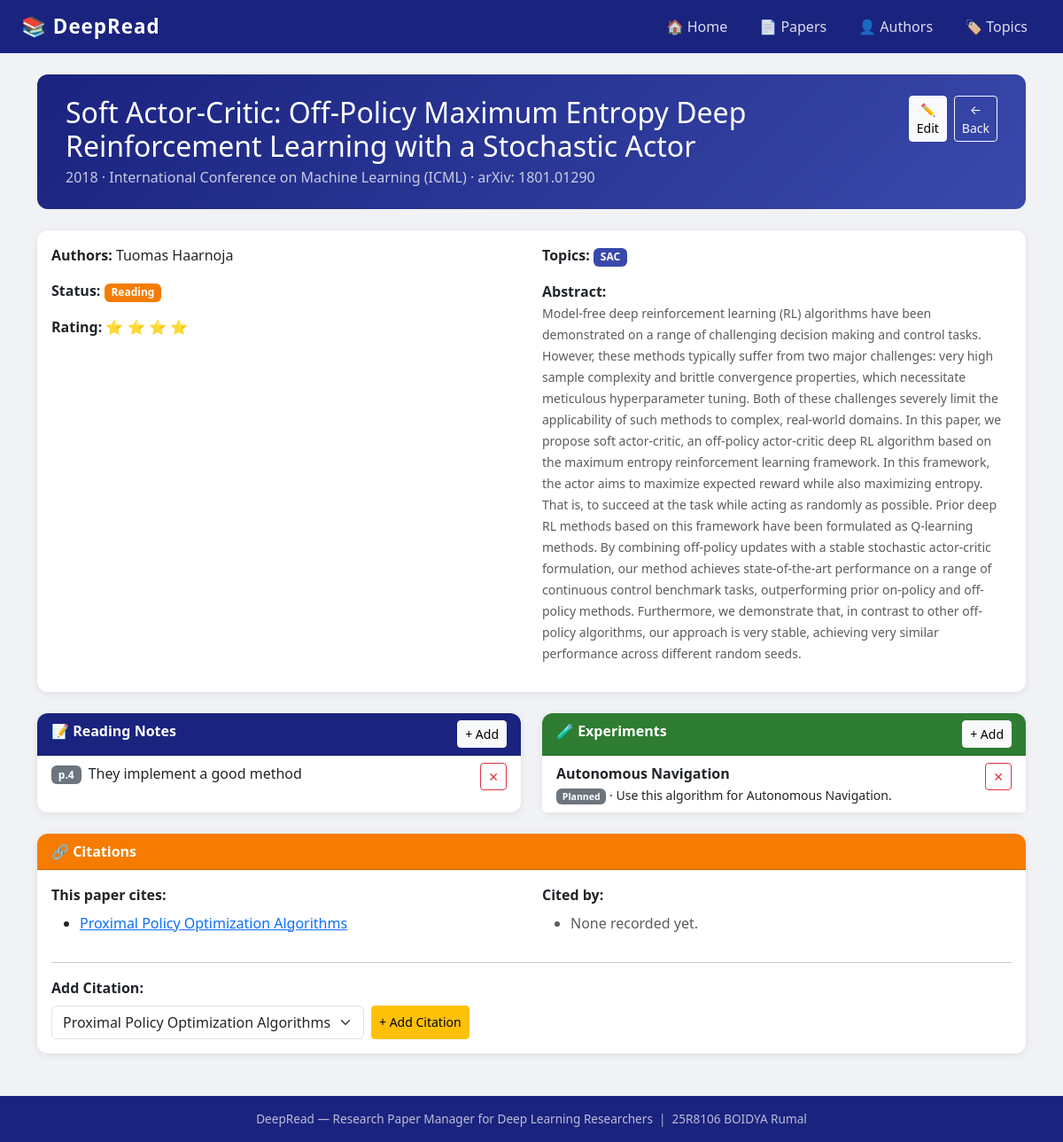
/papers/2/, run on the app's committed database.
### papers/models.py (models this page shows, shortened)
class Paper(models.Model):
    class Meta:
        verbose_name = 'Paper'
        verbose_name_plural = 'Papers'
        db_table = 'paper'
        ordering = ['-year']
    STATUS_CHOICES = [
        ('toread', 'To Read'),
        ('reading', 'Reading'),
        ('read', 'Read'),
        ('implemented', 'Implemented'),
    ]
    RATING_CHOICES = [
        (1, '1 - Poor'),
        (2, '2 - Fair'),
        (3, '3 - Good'),
        (4, '4 - Very Good'),
        (5, '5 - Excellent'),
    ]
    title = models.CharField(max_length=300)
    authors = models.ManyToManyField(Author, blank=True)
    year = models.IntegerField(default=2024)
    venue = models.CharField(max_length=200, blank=True, null=True)
    arxiv_id = models.CharField(max_length=50, blank=True, null=True)
    status = models.CharField(
        max_length=20,
        choices=STATUS_CHOICES,
        default='toread'
    )
    rating = models.IntegerField(
        choices=RATING_CHOICES,
        default=0,
        blank=True,
        null=True
    )
    topics = models.ManyToManyField(Topic, blank=True)
    abstract = models.TextField(blank=True, null=True)
    created_at = models.DateTimeField(default=timezone.now)

class Author(models.Model):
    class Meta:
        verbose_name = 'Author'
        verbose_name_plural = 'Authors'
        db_table = 'author'
        ordering = ['last_name']
    first_name = models.CharField(max_length=100)
    last_name = models.CharField(max_length=100)
    affiliation = models.CharField(max_length=200, blank=True, null=True)
    def __str__(self):
        return f"{self.first_name} {self.last_name}"

class Topic(models.Model):
    class Meta:
        verbose_name = 'Topic'
        verbose_name_plural = 'Topics'
        db_table = 'topic'
        ordering = ['name']
    name = models.CharField(max_length=50)
    description = models.TextField(blank=True, null=True)

class ReadingNote(models.Model):
    class Meta:
        verbose_name = 'Reading Note'
        verbose_name_plural = 'Reading Notes'
        db_table = 'reading_note'
        ordering = ['page_number']
    paper = models.ForeignKey(
        Paper,
        on_delete=models.CASCADE,
        related_name='notes'
    )
    content = models.TextField()
    page_number = models.IntegerField(blank=True, null=True)
    created_at = models.DateTimeField(default=timezone.now)

class Experiment(models.Model):
    class Meta:
        verbose_name = 'Experiment'
        verbose_name_plural = 'Experiments'
        db_table = 'experiment'
        ordering = ['-created_at']
    STATUS_CHOICES = [
        ('planned', 'Planned'),
        ('running', 'Running'),
        ('completed', 'Completed'),
        ('failed', 'Failed'),
    ]
    paper = models.ForeignKey(
        Paper,
        on_delete=models.CASCADE,
        related_name='experiments'
    )
    title = models.CharField(max_length=200)
    status = models.CharField(
        max_length=20,
        choices=STATUS_CHOICES,
        default='planned'
    )
    result_notes = models.TextField(blank=True, null=True)
    created_at = models.DateTimeField(default=timezone.now)

class Citation(models.Model):
    class Meta:
        verbose_name = 'Citation'
        verbose_name_plural = 'Citations'
        db_table = 'citation'
        unique_together = ('citing_paper', 'cited_paper')
    citing_paper = models.ForeignKey(
        Paper,
        related_name='citations_out',
        on_delete=models.CASCADE
    )
    cited_paper = models.ForeignKey(
        Paper,
        related_name='citations_in',
        on_delete=models.CASCADE
    )

### papers/views.py (the view, shortened to what this page needs)
# urls.py: path('<int:pk>/', views.paper_detail, name='paper_detail'),
def paper_detail(request, pk):
    paper = get_object_or_404(Paper, pk=pk)
    notes = paper.notes.all().order_by('page_number')
    experiments = paper.experiments.all()
    citations_out = paper.citations_out.all()
    citations_in = paper.citations_in.all()
    all_papers = Paper.objects.exclude(pk=pk)
    context = {
        'paper': paper,
        'notes': notes,
        'experiments': experiments,
        'citations_out': citations_out,
        'citations_in': citations_in,
        'all_papers': all_papers,
    }
    return render(request, 'papers/paper_detail.html', context)

### templates/papers/paper_detail.html (shortened to what this page needs)
{% extends "base.html" %}
{% block content %}
<div class="page-header d-flex justify-content-between align-items-start">
    <div>
        <h2 class="mb-1">{{ paper.title }}</h2>
        <p class="mb-0 opacity-75">
            {{ paper.year }}
            {% if paper.venue %}· {{ paper.venue }}{% endif %}
            {% if paper.arxiv_id %}· arXiv: {{ paper.arxiv_id }}{% endif %}
        </p>
    </div>
    <div class="d-flex gap-2">
        <a href="{% url 'papers:paper_edit' pk=paper.pk %}"
           class="btn btn-light btn-sm">✏️ Edit</a>
        <a href="{% url 'papers:paper_list' %}"
           class="btn btn-outline-light btn-sm">← Back</a>
    </div>
</div>
<div class="card mb-4">
    <div class="card-body">
        <div class="row">
            <div class="col-md-6">
                <p><strong>Authors:</strong>
                    {% for author in paper.authors.all %}
                        {{ author }}{% if not forloop.last %}, {% endif %}
                    {% empty %}—{% endfor %}
                </p>
                <p><strong>Status:</strong>
                    {% if paper.status == 'toread' %}
                        <span class="badge badge-toread">To Read</span>
                    {% elif paper.status == 'reading' %}
                        <span class="badge badge-reading">Reading</span>
                    {% elif paper.status == 'read' %}
                        <span class="badge badge-read">Read</span>
                    {% elif paper.status == 'implemented' %}
                        <span class="badge badge-implemented">Implemented ✅</span>
                    {% endif %}
                </p>
                <p><strong>Rating:</strong>
                    {% for i in "12345" %}
                        {% if forloop.counter <= paper.rating %}⭐{% endif %}
                    {% endfor %}
                </p>
            </div>
            <div class="col-md-6">
                <p><strong>Topics:</strong>
                    {% for topic in paper.topics.all %}
                    <span class="badge" style="background-color:#3949ab;">{{ topic.name }}</span>
                    {% empty %}—{% endfor %}
                </p>
                {% if paper.abstract %}
                <p><strong>Abstract:</strong><br>
                    <small class="text-muted">{{ paper.abstract }}</small>
                </p>
                {% endif %}
            </div>
        </div>
    </div>
</div>
<div class="row g-4">
    <div class="col-md-6">
        <div class="card h-100">
            <div class="card-header" style="background-color:#1a237e; color:white;">
                📝 Reading Notes
                <a href="{% url 'papers:note_add' paper_pk=paper.pk %}"
                   class="btn btn-sm btn-light float-end">+ Add</a>
            </div>
            <ul class="list-group list-group-flush">
                {% for note in notes %}
                <li class="list-group-item d-flex justify-content-between align-items-start">
                    <div>
                        <span class="badge bg-secondary me-1">p.{{ note.page_number }}</span>
                        {{ note.content }}
                    </div>
                    <a href="{% url 'papers:note_delete' pk=note.pk %}"
                       onclick="return confirm('Delete this note?')"
                       class="btn btn-sm btn-outline-danger ms-2">✕</a>
                </li>
                {% empty %}
                <li class="list-group-item text-muted text-center py-3">
                    No notes yet. Start reading!
                </li>
                {% endfor %}
            </ul>
        </div>
    </div>
    <div class="col-md-6">
        <div class="card h-100">
            <div class="card-header" style="background-color:#2e7d32; color:white;">
                🧪 Experiments
                <a href="{% url 'papers:experiment_add' paper_pk=paper.pk %}"
                   class="btn btn-sm btn-light float-end">+ Add</a>
            </div>
            <ul class="list-group list-group-flush">
                {% for exp in experiments %}
                <li class="list-group-item d-flex justify-content-between align-items-start">
                    <div>
                        <strong>{{ exp.title }}</strong><br>
                        <small>
                        {% if exp.status == 'planned' %}
                            <span class="badge bg-secondary">Planned</span>
                        {% elif exp.status == 'running' %}
                            <span class="badge bg-warning text-dark">Running</span>
                        {% elif exp.status == 'completed' %}
                            <span class="badge bg-success">Completed</span>
                        {% elif exp.status == 'failed' %}
                            <span class="badge bg-danger">Failed</span>
                        {% endif %}
                        {% if exp.result_notes %}
                            · {{ exp.result_notes|truncatechars:50 }}
                        {% endif %}
                        </small>
                    </div>
                    <a href="{% url 'papers:experiment_delete' pk=exp.pk %}"
                       onclick="return confirm('Delete this experiment?')"
                       class="btn btn-sm btn-outline-danger ms-2">✕</a>
                </li>
                {% empty %}
                <li class="list-group-item text-muted text-center py-3">
                    No experiments yet.
                </li>
                {% endfor %}
            </ul>
        </div>
    </div>
</div>
<div class="card mt-4">
    <div class="card-header" style="background-color:#f57c00; color:white;">
        🔗 Citations
    </div>
    <div class="card-body">
        <div class="row">
            <div class="col-md-6">
                <strong>This paper cites:</strong>
                <ul class="mt-2">
                    {% for c in citations_out %}
                    <li>
                        <a href="{% url 'papers:paper_detail' pk=c.cited_paper.pk %}">
                            {{ c.cited_paper.title }}
                        </a>
                    </li>
                    {% empty %}
                    <li class="text-muted">None recorded yet.</li>
                    {% endfor %}
                </ul>
            </div>
            <div class="col-md-6">
                <strong>Cited by:</strong>
                <ul class="mt-2">
                    {% for c in citations_in %}
                    <li>
                        <a href="{% url 'papers:paper_detail' pk=c.citing_paper.pk %}">
                            {{ c.citing_paper.title }}
                        </a>
                    </li>
                    {% empty %}
                    <li class="text-muted">None recorded yet.</li>
                    {% endfor %}
                </ul>
            </div>
        </div>
        {% if all_papers %}
        <hr>
        <strong>Add Citation:</strong>
        <form method="post" class="d-flex gap-2 mt-2">
            <select name="cited_paper" class="form-select w-auto">
                {% for p in all_papers %}
                <option value="{{ p.pk }}">{{ p.title }}</option>
                {% endfor %}
            </select>
            <button type="submit" class="btn btn-sm btn-warning">
                + Add Citation
            </button>
        </form>
        {% endif %}
    </div>
</div>
{% endblock %}

### templates/base.html (shortened to what this page needs)
<!DOCTYPE html>
<html lang="en">
<head>
    <link rel="stylesheet" href="https://cdn.jsdelivr.net/npm/bootstrap@5.3.0/dist/css/bootstrap.min.css">
</head>
<body>
    <nav class="navbar navbar-dark navbar-expand-lg px-4 py-2">
        <a class="navbar-brand" href="{% url 'home' %}">📚 DeepRead</a>
        <div class="collapse navbar-collapse" id="navMenu">
            <div class="navbar-nav ms-auto gap-1">
                <a class="nav-link-custom" href="{% url 'home' %}">🏠 Home</a>
                <a class="nav-link-custom" href="{% url 'papers:paper_list' %}">📄 Papers</a>
                <a class="nav-link-custom" href="{% url 'papers:author_list' %}">👤 Authors</a>
                <a class="nav-link-custom" href="{% url 'papers:topic_list' %}">🏷️ Topics</a>
            </div>
        </div>
    </nav>
    <div class="container mt-4 mb-5">
        {% block content %}{% endblock %}
    </div>
    <div class="footer">
        DeepRead — Research Paper Manager for Deep Learning Researchers &nbsp;|&nbsp; 25R8106 BOIDYA Rumal
    </div>
</body>
</html>

### templates/base.html (style rules this page uses)
body { background-color: #f0f2f5; }
.navbar { background-color: #1a237e !important; }
.navbar-brand { font-size: 1.4rem; font-weight: 700; letter-spacing: 1px; }
.nav-link-custom { color: rgba(255,255,255,0.85) !important; text-decoration: none; padding: 0.5rem 1rem; border-radius: 6px; transition: background 0.2s; }
.card { border: none; border-radius: 12px; box-shadow: 0 2px 8px rgba(0,0,0,0.08); }
.card-header { border-radius: 12px 12px 0 0 !important; font-weight: 600; }
.badge-reading { background-color: #f57c00; }
.footer { background-color: #1a237e; color: rgba(255,255,255,0.7); text-align: center; padding: 1rem; margin-top: 3rem; font-size: 0.85rem; }
.page-header { background: linear-gradient(135deg, #1a237e, #3949ab); color: white; padding: 1.5rem 2rem; border-radius: 12px; margin-bottom: 1.5rem; }

### data on the page
Paper: title "Soft Actor-Critic: Off-Policy Maximum Entropy Deep Reinforcement Learning with a Stochastic Actor", year "2018", venue "International Conference on Machine Learning (ICML)", arxiv_id "1801.01290", rating 4 (drawn), abstract "Model-free deep reinforcement learning (RL) algorithms have been demonstrated on a range of challenging decision making and control tasks. However, these methods typically suffer from two major challenges: very high sample complexity and brittle convergence properties, which necessitate meticulous hyperparameter tuning. Both of these challenges severely limit the applicability of such methods to complex, real-world domains. In this paper, we propose soft actor-critic, an off-policy actor-critic deep RL algorithm based on the maximum entropy reinforcement learning framework. In this framework, the actor aims to maximize expected reward while also maximizing entropy. That is, to succeed at…"
Author: first_name+last_name "Tuomas Haarnoja"
Topic: name "SAC"
ReadingNote: page_number "4", content "They implement a good method"
Experiment: title "Autonomous Navigation", status "Planned", result_notes "Use this algorithm for Autonomous Navigation."
Citation: cited_paper "Proximal Policy Optimization Algorithms"

### other printed values
form field cited_paper "Proximal Policy Optimization Algorithms"
